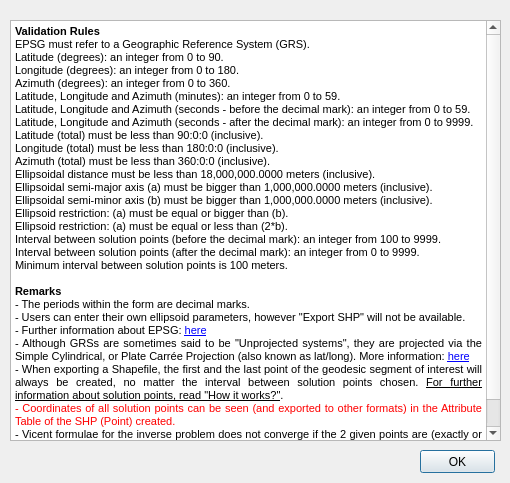
<?xml version="1.0" encoding="UTF-8"?>
<ui version="4.0">
 <class>Dialog</class>
 <widget class="QDialog" name="Dialog">
  <property name="geometry">
   <rect>
    <x>0</x>
    <y>0</y>
    <width>510</width>
    <height>483</height>
   </rect>
  </property>
  <property name="windowTitle">
   <string>Input Instructions</string>
  </property>
  <widget class="QTextBrowser" name="textBrowser">
   <property name="geometry">
    <rect>
     <x>10</x>
     <y>20</y>
     <width>491</width>
     <height>421</height>
    </rect>
   </property>
   <property name="html">
    <string>&lt;!DOCTYPE HTML PUBLIC &quot;-//W3C//DTD HTML 4.0//EN&quot; &quot;http://www.w3.org/TR/REC-html40/strict.dtd&quot;&gt;
&lt;html&gt;&lt;head&gt;&lt;meta name=&quot;qrichtext&quot; content=&quot;1&quot; /&gt;&lt;style type=&quot;text/css&quot;&gt;
p, li { white-space: pre-wrap; }
&lt;/style&gt;&lt;/head&gt;&lt;body style=&quot; font-family:'MS Shell Dlg 2'; font-size:8.25pt; font-weight:400; font-style:normal;&quot;&gt;
&lt;p style=&quot; margin-top:0px; margin-bottom:0px; margin-left:0px; margin-right:0px; -qt-block-indent:0; text-indent:0px;&quot;&gt;&lt;span style=&quot; font-size:8pt; font-weight:600;&quot;&gt;Validation Rules&lt;/span&gt;&lt;/p&gt;
&lt;p style=&quot; margin-top:0px; margin-bottom:0px; margin-left:0px; margin-right:0px; -qt-block-indent:0; text-indent:0px;&quot;&gt;&lt;span style=&quot; font-size:8pt;&quot;&gt;EPSG must refer to a Geographic Reference System (GRS).&lt;/span&gt;&lt;/p&gt;
&lt;p style=&quot; margin-top:0px; margin-bottom:0px; margin-left:0px; margin-right:0px; -qt-block-indent:0; text-indent:0px;&quot;&gt;&lt;span style=&quot; font-size:8pt;&quot;&gt;Latitude (degrees): an integer from 0 to 90.&lt;/span&gt;&lt;/p&gt;
&lt;p align=&quot;justify&quot; style=&quot; margin-top:0px; margin-bottom:0px; margin-left:0px; margin-right:0px; -qt-block-indent:0; text-indent:0px;&quot;&gt;&lt;span style=&quot; font-size:8pt;&quot;&gt;Longitude (degrees): an integer from 0 to 180.&lt;/span&gt;&lt;/p&gt;
&lt;p align=&quot;justify&quot; style=&quot; margin-top:0px; margin-bottom:0px; margin-left:0px; margin-right:0px; -qt-block-indent:0; text-indent:0px;&quot;&gt;&lt;span style=&quot; font-size:8pt;&quot;&gt;Azimuth (degrees): an integer from 0 to 360.&lt;/span&gt;&lt;/p&gt;
&lt;p align=&quot;justify&quot; style=&quot; margin-top:0px; margin-bottom:0px; margin-left:0px; margin-right:0px; -qt-block-indent:0; text-indent:0px;&quot;&gt;&lt;span style=&quot; font-size:8pt;&quot;&gt;Latitude, Longitude and Azimuth (minutes): an integer from 0 to 59.&lt;/span&gt;&lt;/p&gt;
&lt;p align=&quot;justify&quot; style=&quot; margin-top:0px; margin-bottom:0px; margin-left:0px; margin-right:0px; -qt-block-indent:0; text-indent:0px;&quot;&gt;&lt;span style=&quot; font-size:8pt;&quot;&gt;Latitude, Longitude and Azimuth (seconds - before the decimal mark): an integer from 0 to 59.&lt;/span&gt;&lt;/p&gt;
&lt;p align=&quot;justify&quot; style=&quot; margin-top:0px; margin-bottom:0px; margin-left:0px; margin-right:0px; -qt-block-indent:0; text-indent:0px;&quot;&gt;&lt;span style=&quot; font-size:8pt;&quot;&gt;Latitude, Longitude and Azimuth (seconds - after the decimal mark): an integer from 0 to 9999.&lt;/span&gt;&lt;/p&gt;
&lt;p align=&quot;justify&quot; style=&quot; margin-top:0px; margin-bottom:0px; margin-left:0px; margin-right:0px; -qt-block-indent:0; text-indent:0px;&quot;&gt;&lt;span style=&quot; font-size:8pt;&quot;&gt;Latitude (total) must be less than 90:0:0 (inclusive).&lt;/span&gt;&lt;/p&gt;
&lt;p align=&quot;justify&quot; style=&quot; margin-top:0px; margin-bottom:0px; margin-left:0px; margin-right:0px; -qt-block-indent:0; text-indent:0px;&quot;&gt;&lt;span style=&quot; font-size:8pt;&quot;&gt;Longitude (total) must be less than 180:0:0 (inclusive).&lt;/span&gt;&lt;/p&gt;
&lt;p align=&quot;justify&quot; style=&quot; margin-top:0px; margin-bottom:0px; margin-left:0px; margin-right:0px; -qt-block-indent:0; text-indent:0px;&quot;&gt;&lt;span style=&quot; font-size:8pt;&quot;&gt;Azimuth (total) must be less than 360:0:0 (inclusive).&lt;/span&gt;&lt;/p&gt;
&lt;p align=&quot;justify&quot; style=&quot; margin-top:0px; margin-bottom:0px; margin-left:0px; margin-right:0px; -qt-block-indent:0; text-indent:0px;&quot;&gt;&lt;span style=&quot; font-size:8pt;&quot;&gt;Ellipsoidal distance must be less than 18,000,000.0000 meters (inclusive).&lt;/span&gt;&lt;/p&gt;
&lt;p align=&quot;justify&quot; style=&quot; margin-top:0px; margin-bottom:0px; margin-left:0px; margin-right:0px; -qt-block-indent:0; text-indent:0px;&quot;&gt;&lt;span style=&quot; font-size:8pt;&quot;&gt;Ellipsoidal semi-major axis (a) must be bigger than 1,000,000.0000 meters (inclusive).&lt;/span&gt;&lt;/p&gt;
&lt;p align=&quot;justify&quot; style=&quot; margin-top:0px; margin-bottom:0px; margin-left:0px; margin-right:0px; -qt-block-indent:0; text-indent:0px;&quot;&gt;&lt;span style=&quot; font-size:8pt;&quot;&gt;Ellipsoidal semi-minor axis (b) must be bigger than 1,000,000.0000 meters (inclusive).&lt;/span&gt;&lt;/p&gt;
&lt;p align=&quot;justify&quot; style=&quot; margin-top:0px; margin-bottom:0px; margin-left:0px; margin-right:0px; -qt-block-indent:0; text-indent:0px;&quot;&gt;&lt;span style=&quot; font-size:8pt;&quot;&gt;Ellipsoid restriction: (a) must be equal or bigger than (b).&lt;/span&gt;&lt;/p&gt;
&lt;p align=&quot;justify&quot; style=&quot; margin-top:0px; margin-bottom:0px; margin-left:0px; margin-right:0px; -qt-block-indent:0; text-indent:0px;&quot;&gt;&lt;span style=&quot; font-size:8pt;&quot;&gt;Ellipsoid restriction: (a) must be equal or less than (2*b).&lt;/span&gt;&lt;/p&gt;
&lt;p align=&quot;justify&quot; style=&quot; margin-top:0px; margin-bottom:0px; margin-left:0px; margin-right:0px; -qt-block-indent:0; text-indent:0px;&quot;&gt;&lt;span style=&quot; font-size:8pt;&quot;&gt;Interval between solution points (before the decimal mark): an integer from 100 to 9999.&lt;/span&gt;&lt;/p&gt;
&lt;p align=&quot;justify&quot; style=&quot; margin-top:0px; margin-bottom:0px; margin-left:0px; margin-right:0px; -qt-block-indent:0; text-indent:0px;&quot;&gt;&lt;span style=&quot; font-size:8pt;&quot;&gt;Interval between solution points (after the decimal mark): an integer from 0 to 9999.&lt;/span&gt;&lt;/p&gt;
&lt;p align=&quot;justify&quot; style=&quot; margin-top:0px; margin-bottom:0px; margin-left:0px; margin-right:0px; -qt-block-indent:0; text-indent:0px;&quot;&gt;&lt;span style=&quot; font-size:8pt;&quot;&gt;Minimum interval between solution points is 100 meters.&lt;/span&gt;&lt;/p&gt;
&lt;p align=&quot;justify&quot; style=&quot;-qt-paragraph-type:empty; margin-top:0px; margin-bottom:0px; margin-left:0px; margin-right:0px; -qt-block-indent:0; text-indent:0px; font-size:8pt;&quot;&gt;&lt;br /&gt;&lt;/p&gt;
&lt;p style=&quot; margin-top:0px; margin-bottom:0px; margin-left:0px; margin-right:0px; -qt-block-indent:0; text-indent:0px;&quot;&gt;&lt;span style=&quot; font-size:8pt; font-weight:600;&quot;&gt;Remarks&lt;/span&gt;&lt;/p&gt;
&lt;p align=&quot;justify&quot; style=&quot; margin-top:0px; margin-bottom:0px; margin-left:0px; margin-right:0px; -qt-block-indent:0; text-indent:0px;&quot;&gt;&lt;span style=&quot; font-size:8pt;&quot;&gt;- The periods within the form are decimal marks. &lt;/span&gt;&lt;/p&gt;
&lt;p align=&quot;justify&quot; style=&quot; margin-top:0px; margin-bottom:0px; margin-left:0px; margin-right:0px; -qt-block-indent:0; text-indent:0px;&quot;&gt;&lt;span style=&quot; font-size:8pt;&quot;&gt;- Users can enter their own ellipsoid parameters, however &amp;quot;Export SHP&amp;quot; will not be available.&lt;/span&gt;&lt;/p&gt;
&lt;p align=&quot;justify&quot; style=&quot; margin-top:0px; margin-bottom:0px; margin-left:0px; margin-right:0px; -qt-block-indent:0; text-indent:0px;&quot;&gt;&lt;span style=&quot; font-size:8pt;&quot;&gt;- Further information about EPSG: &lt;/span&gt;&lt;a href=&quot;http://www.epsg.org/&quot;&gt;&lt;span style=&quot; font-size:8pt; text-decoration: underline; color:#0000ff;&quot;&gt;here&lt;/span&gt;&lt;/a&gt;&lt;/p&gt;
&lt;p align=&quot;justify&quot; style=&quot; margin-top:0px; margin-bottom:0px; margin-left:0px; margin-right:0px; -qt-block-indent:0; text-indent:0px;&quot;&gt;&lt;span style=&quot; font-size:8pt;&quot;&gt;- Although GRSs are sometimes said to be &amp;quot;Unprojected systems&amp;quot;, they are projected via the Simple Cylindrical, or Plate Carrée Projection (also known as lat/long). More information: &lt;/span&gt;&lt;a href=&quot;https://kartoweb.itc.nl/geometrics/Map%20projections/mappro.html&quot;&gt;&lt;span style=&quot; font-size:8pt; text-decoration: underline; color:#0000ff;&quot;&gt;here&lt;/span&gt;&lt;/a&gt;&lt;/p&gt;
&lt;p align=&quot;justify&quot; style=&quot; margin-top:0px; margin-bottom:0px; margin-left:0px; margin-right:0px; -qt-block-indent:0; text-indent:0px;&quot;&gt;&lt;span style=&quot; font-size:8pt;&quot;&gt;- When exporting a Shapefile, the first and the last point of the geodesic segment of interest will always be created, no matter the interval between solution points chosen. &lt;/span&gt;&lt;span style=&quot; font-size:8pt; text-decoration: underline;&quot;&gt;For further information about solution points, read &amp;quot;How it works?&amp;quot;&lt;/span&gt;&lt;span style=&quot; font-size:8pt;&quot;&gt;. &lt;/span&gt;&lt;/p&gt;
&lt;p align=&quot;justify&quot; style=&quot; margin-top:0px; margin-bottom:0px; margin-left:0px; margin-right:0px; -qt-block-indent:0; text-indent:0px;&quot;&gt;&lt;span style=&quot; font-size:8pt; color:#ff0000;&quot;&gt;- Coordinates of all solution points can be seen (and exported to other formats) in the Attribute Table of the SHP (Point) created.&lt;/span&gt;&lt;/p&gt;
&lt;p align=&quot;justify&quot; style=&quot; margin-top:0px; margin-bottom:0px; margin-left:0px; margin-right:0px; -qt-block-indent:0; text-indent:0px;&quot;&gt;&lt;span style=&quot; font-size:8pt; color:#000000;&quot;&gt;- Vicent formulae for the inverse problem does not converge if the 2 given points are (exactly or almost) antipodal (diametrically opposed on the reference ellipsoid). So, if the user enter 2 antipodal points in the inverse problem, a Message Box will show up informing it.&lt;/span&gt;&lt;/p&gt;&lt;/body&gt;&lt;/html&gt;</string>
   </property>
   <property name="openExternalLinks">
    <bool>true</bool>
   </property>
  </widget>
  <widget class="QPushButton" name="pushButton">
   <property name="geometry">
    <rect>
     <x>420</x>
     <y>450</y>
     <width>75</width>
     <height>23</height>
    </rect>
   </property>
   <property name="text">
    <string>OK</string>
   </property>
  </widget>
 </widget>
 <resources/>
 <connections>
  <connection>
   <sender>pushButton</sender>
   <signal>clicked()</signal>
   <receiver>Dialog</receiver>
   <slot>close()</slot>
   <hints>
    <hint type="sourcelabel">
     <x>297</x>
     <y>251</y>
    </hint>
    <hint type="destinationlabel">
     <x>199</x>
     <y>149</y>
    </hint>
   </hints>
  </connection>
 </connections>
</ui>
